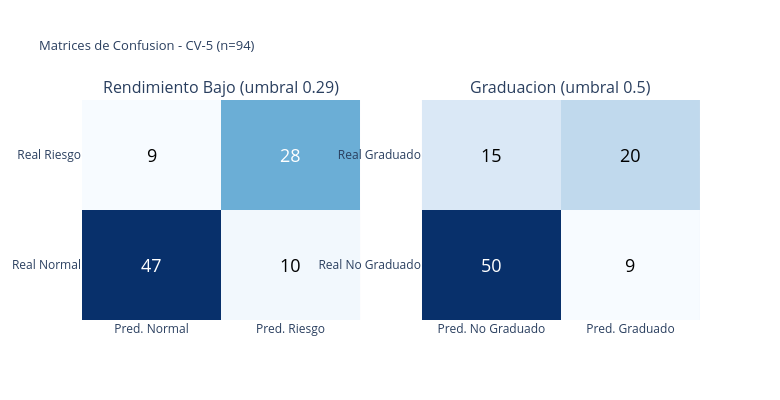

Notebook cell for this chart:
### Markdown cell above
## 3. Matrices de confusión (CV-5, n=94)

Cada celda muestra el número de estudiantes clasificados en esa categoría
sobre los 94 del dataset completo mediante validación cruzada estratificada.

### Code cell
fig = make_subplots(rows=1, cols=2,
    subplot_titles=[
        f'Rendimiento Bajo (umbral {UMBRAL_RB})',
        f'Graduacion (umbral {UMBRAL_GR})'
    ])

for col, (y, yp, labs) in enumerate([
    (y_rb, yp_rb, ['Normal', 'Riesgo']),
    (y_gr, yp_gr, ['No Graduado', 'Graduado'])], 1):
    cm = confusion_matrix(y, yp)
    fig.add_trace(
        go.Heatmap(z=cm, colorscale='Blues', showscale=False,
                   x=['Pred. ' + l for l in labs],
                   y=['Real ' + l for l in labs]),
        row=1, col=col)
    for i in range(2):
        for j in range(2):
            fig.add_annotation(
                x=j, y=i, text=str(cm[i, j]), showarrow=False,
                font=dict(size=18, color='white' if cm[i,j] > cm.max()/2 else 'black'),
                xref=f'x{col}', yref=f'y{col}')

fig.update_layout(
    title_text='Matrices de Confusion - CV-5 (n=94)',
    title_font_size=13, height=400, width=780)
fig.show()

### Figure 1 — Plotly figure (JSON) as saved in the notebook; plotly's stock layout.template omitted (floating-point values rounded to 4 significant figures)
{"data": [{"colorscale": [[0.0, "rgb(247,251,255)"], [0.125, "rgb(222,235,247)"], [0.25, "rgb(198,219,239)"], [0.375, "rgb(158,202,225)"], [0.5, "rgb(107,174,214)"], [0.625, "rgb(66,146,198)"], [0.75, "rgb(33,113,181)"], [0.875, "rgb(8,81,156)"], [1.0, "rgb(8,48,107)"]], "showscale": false, "type": "heatmap", "x": ["Pred. Normal", "Pred. Riesgo"], "xaxis": "x", "y": ["Real Normal", "Real Riesgo"], "yaxis": "y", "z": [[47, 10], [9, 28]]}, {"colorscale": [[0.0, "rgb(247,251,255)"], [0.125, "rgb(222,235,247)"], [0.25, "rgb(198,219,239)"], [0.375, "rgb(158,202,225)"], [0.5, "rgb(107,174,214)"], [0.625, "rgb(66,146,198)"], [0.75, "rgb(33,113,181)"], [0.875, "rgb(8,81,156)"], [1.0, "rgb(8,48,107)"]], "showscale": false, "type": "heatmap", "x": ["Pred. No Graduado", "Pred. Graduado"], "xaxis": "x2", "y": ["Real No Graduado", "Real Graduado"], "yaxis": "y2", "z": [[50, 9], [15, 20]]}], "layout": {"annotations": [{"font": {"size": 16}, "showarrow": false, "text": "Rendimiento Bajo (umbral 0.29)", "x": 0.225, "xanchor": "center", "xref": "paper", "y": 1.0, "yanchor": "bottom", "yref": "paper"}, {"font": {"size": 16}, "showarrow": false, "text": "Graduacion (umbral 0.5)", "x": 0.775, "xanchor": "center", "xref": "paper", "y": 1.0, "yanchor": "bottom", "yref": "paper"}, {"font": {"color": "white", "size": 18}, "showarrow": false, "text": "47", "x": 0, "xref": "x", "y": 0, "yref": "y"}, {"font": {"color": "black", "size": 18}, "showarrow": false, "text": "10", "x": 1, "xref": "x", "y": 0, "yref": "y"}, {"font": {"color": "black", "size": 18}, "showarrow": false, "text": "9", "x": 0, "xref": "x", "y": 1, "yref": "y"}, {"font": {"color": "white", "size": 18}, "showarrow": false, "text": "28", "x": 1, "xref": "x", "y": 1, "yref": "y"}, {"font": {"color": "white", "size": 18}, "showarrow": false, "text": "50", "x": 0, "xref": "x2", "y": 0, "yref": "y2"}, {"font": {"color": "black", "size": 18}, "showarrow": false, "text": "9", "x": 1, "xref": "x2", "y": 0, "yref": "y2"}, {"font": {"color": "black", "size": 18}, "showarrow": false, "text": "15", "x": 0, "xref": "x2", "y": 1, "yref": "y2"}, {"font": {"color": "black", "size": 18}, "showarrow": false, "text": "20", "x": 1, "xref": "x2", "y": 1, "yref": "y2"}], "height": 400, "title": {"font": {"size": 13}, "text": "Matrices de Confusion - CV-5 (n=94)"}, "width": 780, "xaxis": {"anchor": "y", "domain": [0.0, 0.45]}, "xaxis2": {"anchor": "y2", "domain": [0.55, 1.0]}, "yaxis": {"anchor": "x", "domain": [0.0, 1.0]}, "yaxis2": {"anchor": "x2", "domain": [0.0, 1.0]}}}
